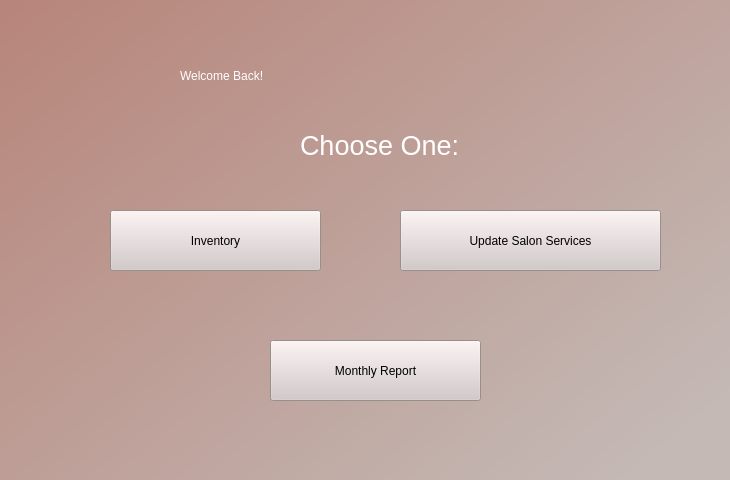
<?xml version="1.0" encoding="UTF-8"?>
<ui version="4.0">
 <class>Form</class>
 <widget class="QWidget" name="Form">
  <property name="geometry">
   <rect>
    <x>0</x>
    <y>0</y>
    <width>730</width>
    <height>480</height>
   </rect>
  </property>
  <property name="windowTitle">
   <string>Form</string>
  </property>
  <widget class="QLabel" name="label">
   <property name="geometry">
    <rect>
     <x>0</x>
     <y>-10</y>
     <width>761</width>
     <height>511</height>
    </rect>
   </property>
   <property name="mouseTracking">
    <bool>true</bool>
   </property>
   <property name="styleSheet">
    <string notr="true">background-color: qlineargradient(spread:pad, x1:0, y1:0, x2:0.96, y2:0.789773, stop:0 rgba(183, 132, 121, 255), stop:1 rgba(196, 185, 181, 255));</string>
   </property>
   <property name="text">
    <string/>
   </property>
  </widget>
  <widget class="QLabel" name="label_2">
   <property name="geometry">
    <rect>
     <x>180</x>
     <y>30</y>
     <width>461</width>
     <height>91</height>
    </rect>
   </property>
   <property name="styleSheet">
    <string notr="true">font: 63 48pt &quot;Bahnschrift SemiBold Condensed&quot;;color:rgb(255, 255, 255)</string>
   </property>
   <property name="text">
    <string>Welcome Back!</string>
   </property>
  </widget>
  <widget class="QLabel" name="label_8">
   <property name="geometry">
    <rect>
     <x>300</x>
     <y>100</y>
     <width>771</width>
     <height>91</height>
    </rect>
   </property>
   <property name="styleSheet">
    <string notr="true">font: 63 48pt &quot;Bahnschrift SemiBold Condensed&quot;;color:rgb(255, 255, 255)</string>
   </property>
   <property name="text">
    <string>&lt;html&gt;&lt;head/&gt;&lt;body&gt;&lt;p&gt;&lt;span style=&quot; font-size:20pt;&quot;&gt;Choose One:&lt;/span&gt;&lt;/p&gt;&lt;/body&gt;&lt;/html&gt;</string>
   </property>
  </widget>
  <widget class="QPushButton" name="inventory">
   <property name="geometry">
    <rect>
     <x>110</x>
     <y>210</y>
     <width>211</width>
     <height>61</height>
    </rect>
   </property>
   <property name="styleSheet">
    <string notr="true">background-color: rgb(210, 200, 199);
font: 25 18pt &quot;Segoe UI Light&quot;;</string>
   </property>
   <property name="text">
    <string>Inventory</string>
   </property>
  </widget>
  <widget class="QPushButton" name="update">
   <property name="geometry">
    <rect>
     <x>400</x>
     <y>210</y>
     <width>261</width>
     <height>61</height>
    </rect>
   </property>
   <property name="styleSheet">
    <string notr="true">background-color: rgb(210, 200, 199);
font: 25 15pt &quot;Segoe UI Light&quot;;</string>
   </property>
   <property name="text">
    <string>Update Salon Services</string>
   </property>
  </widget>
  <widget class="QPushButton" name="monthlyRep">
   <property name="geometry">
    <rect>
     <x>270</x>
     <y>340</y>
     <width>211</width>
     <height>61</height>
    </rect>
   </property>
   <property name="styleSheet">
    <string notr="true">background-color: rgb(210, 200, 199);
font: 25 18pt &quot;Segoe UI Light&quot;;</string>
   </property>
   <property name="text">
    <string>Monthly Report</string>
   </property>
  </widget>
 </widget>
 <resources/>
 <connections/>
</ui>
